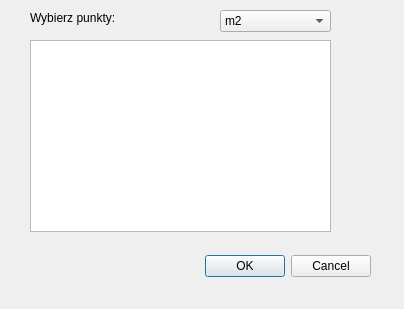
<?xml version="1.0" encoding="UTF-8"?>
<ui version="4.0">
 <class>Projekt2DialogBase</class>
 <widget class="QDialog" name="Projekt2DialogBase">
  <property name="geometry">
   <rect>
    <x>0</x>
    <y>0</y>
    <width>404</width>
    <height>309</height>
   </rect>
  </property>
  <property name="windowTitle">
   <string>Projekt 2</string>
  </property>
  <widget class="QDialogButtonBox" name="button_box">
   <property name="geometry">
    <rect>
     <x>30</x>
     <y>250</y>
     <width>341</width>
     <height>32</height>
    </rect>
   </property>
   <property name="orientation">
    <enum>Qt::Horizontal</enum>
   </property>
   <property name="standardButtons">
    <set>QDialogButtonBox::Cancel|QDialogButtonBox::Ok</set>
   </property>
  </widget>
  <widget class="QListWidget" name="point_list_widget">
   <property name="geometry">
    <rect>
     <x>30</x>
     <y>40</y>
     <width>301</width>
     <height>192</height>
    </rect>
   </property>
   <property name="selectionMode">
    <enum>QAbstractItemView::MultiSelection</enum>
   </property>
  </widget>
  <widget class="QLabel" name="label">
   <property name="geometry">
    <rect>
     <x>30</x>
     <y>10</y>
     <width>91</width>
     <height>16</height>
    </rect>
   </property>
   <property name="text">
    <string>Wybierz punkty:</string>
   </property>
  </widget>
  <widget class="QComboBox" name="combo_box">
   <property name="geometry">
    <rect>
     <x>220</x>
     <y>10</y>
     <width>111</width>
     <height>22</height>
    </rect>
   </property>
   <item>
    <property name="text">
     <string>m2</string>
    </property>
   </item>
   <item>
    <property name="text">
     <string>a</string>
    </property>
   </item>
   <item>
    <property name="text">
     <string>ha</string>
    </property>
   </item>
  </widget>
 </widget>
 <resources/>
 <connections>
  <connection>
   <sender>button_box</sender>
   <signal>accepted()</signal>
   <receiver>Projekt2DialogBase</receiver>
   <slot>accept()</slot>
   <hints>
    <hint type="sourcelabel">
     <x>20</x>
     <y>20</y>
    </hint>
    <hint type="destinationlabel">
     <x>20</x>
     <y>20</y>
    </hint>
   </hints>
  </connection>
  <connection>
   <sender>button_box</sender>
   <signal>rejected()</signal>
   <receiver>Projekt2DialogBase</receiver>
   <slot>reject()</slot>
   <hints>
    <hint type="sourcelabel">
     <x>20</x>
     <y>20</y>
    </hint>
    <hint type="destinationlabel">
     <x>20</x>
     <y>20</y>
    </hint>
   </hints>
  </connection>
 </connections>
</ui>
